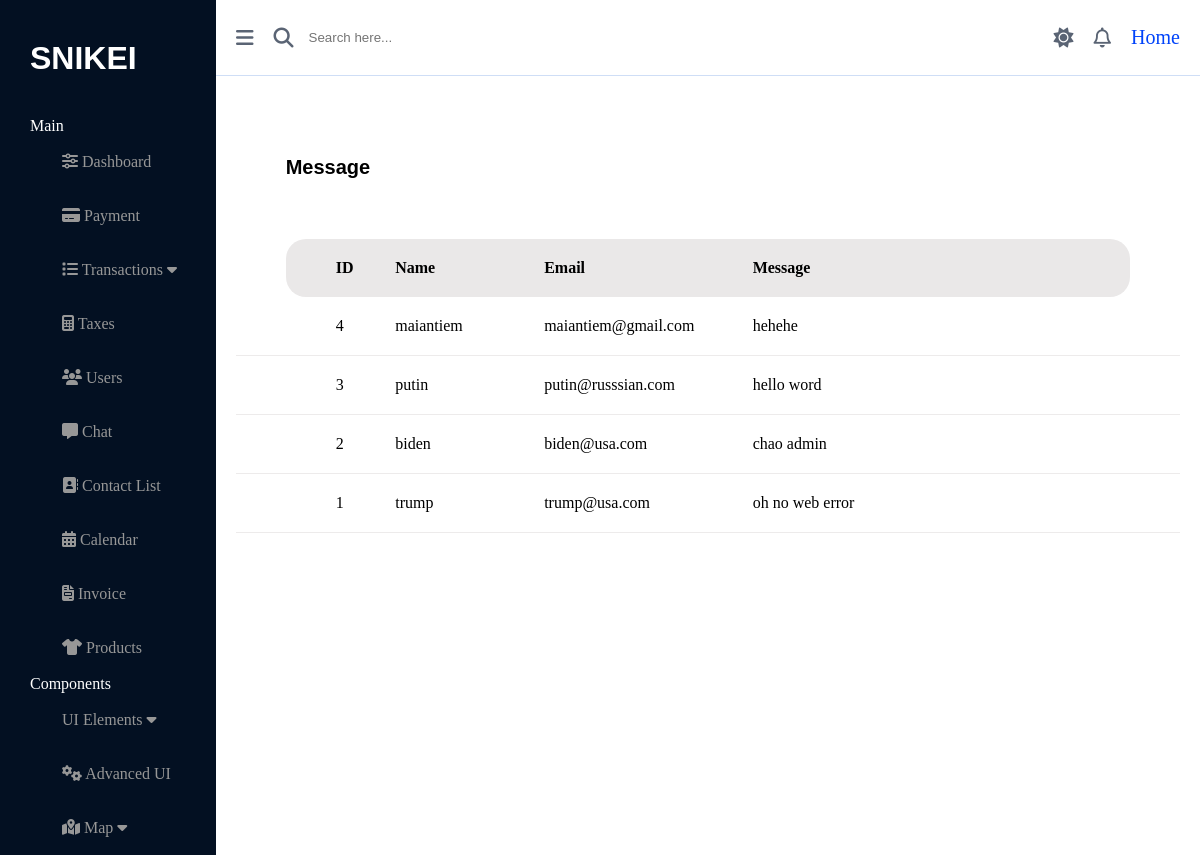
Screenshot of /admin/messages (signed in) with the database file from the repository.
### tables this page shows
CREATE TABLE `contacts` (
  `id` int NOT NULL AUTO_INCREMENT,
  `name` varchar(100) DEFAULT NULL,
  `email` varchar(150) DEFAULT NULL,
  `message` text,
  `created_at` datetime DEFAULT CURRENT_TIMESTAMP,
  PRIMARY KEY (`id`)
);

### app/Core/Controller.php (called while the page is built, shortened)
<?php
class Controller
{
    protected function view(string $view, array $data = []): void
    {
        extract($data, EXTR_SKIP);
        require_once __DIR__ . '/../views/' . $view . '.php';
    }
}

### app/controllers/AdminController.php (called while the page is built, shortened)
<?php
class AdminController extends Controller {
    public function messages() {
        $contactModel = new Contact();
        $messages = $contactModel->getAllMessages();
        $this->view('admin/message', compact('messages'));
    }
}
?>

### app/models/Database.php (called while the page is built, shortened)
<?php
class Database {
    private static $instance = null;
    private $pdo;
    private function __construct() {
        $host = 'localhost';
        $db = 'snikei';
        $user = 'root';
        $pass = '123456';
        $charset = 'utf8mb4';
        $dsn = "mysql:host=$host;dbname=$db;charset=$charset";
        $options = [
            PDO::ATTR_ERRMODE            => PDO::ERRMODE_EXCEPTION,
            PDO::ATTR_DEFAULT_FETCH_MODE => PDO::FETCH_ASSOC,
            PDO::ATTR_EMULATE_PREPARES   => false,
        ];
        try {
            $this->pdo = new PDO($dsn, $user, $pass, $options);
        } catch (PDOException $e) {
            throw new PDOException($e->getMessage(), (int)$e->getCode());
        }
    }
    public static function getInstance() {
        if (self::$instance == null) {
            self::$instance = new Database();
        }
        return self::$instance;
    }
    public function getConnection() {
        return $this->pdo;
    }
}
?>

### app/models/Contact.php (called while the page is built, shortened)
<?php
class Contact {
    private $db;
    public function __construct() {
        $this->db = Database::getInstance()->getConnection();
    }
    public function getAllMessages() {
        $stmt = $this->db->query("SELECT * FROM contacts ORDER BY id DESC");
        return $stmt->fetchAll();
    }
}
?>

### app/views/admin/message.php (the view, shortened to what this page needs)
<!DOCTYPE html>
<html lang="en">
<head>
    <link rel="stylesheet" href="https://cdnjs.cloudflare.com/ajax/libs/font-awesome/6.5.0/css/all.min.css">
    <link rel="stylesheet" href="<?= BASE_URL ?>/assets/css/style_admin/style_sidebar.css">
    <link rel="stylesheet" href="<?= BASE_URL ?>/assets/css/style_admin/style_message.css">
</head>
<body>
    <?php include __DIR__ . "/../includes/sidebar.php"; ?>
    <div class="main">
        <div class="main-header">
            <div class="header-left">
                <i class="fa-solid fa-bars menu-btn"></i>
                <div class="search-box">
                    <i class="fa-solid fa-magnifying-glass"></i>
                    <input type="text" placeholder="Search here...">
                </div>
            </div>
            <div class="header-right">
                <i class="fa-solid fa-sun"></i>
                <i class="fa-regular fa-bell"></i>
                <a href="<?= BASE_URL ?>">Home</a>
            </div>
        </div>
        <div class="mess-container">
            <div class="mess-header">
                <h2>Message</h2>
            </div>
            <div class="mess-table">
                <div class="table-head">
                    <span>ID</span>
                    <span>Name</span>
                    <span>Email</span>
                    <span>Message</span>
                </div>
                <?php foreach ($messages as $message): ?>
                <div class="table-row">
                    <span><?php echo $message['id']; ?></span>
                    <span><?php echo $message['name']; ?></span>
                    <span><?php echo $message['email']; ?></span>
                    <span><?php echo $message['message']; ?></span>
                </div>
                <?php endforeach; ?>
            </div>
        </div>
    </div>
</body>
</html>

### public/assets/css/style_admin/style_message.css (style rules this page uses)
* { margin: 0; padding: 0; box-sizing: border-box; }
body { display: flex; flex-direction: row; }
.main { width: 82%; display: flex; flex-direction: column; }
.main-header { display: flex; flex-direction: row; border-bottom: 1px solid rgb(207, 222, 246); align-items: center; padding: 20px 0; font-size: 20px; color: rgb(90, 100, 116); }
.main-header .header-left { display: flex; flex-direction: row; align-items: center; padding: 0 20px; }
.header-left .search-box { display: flex; flex-direction: row; align-items: center; margin-left: 20px; }
.search-box input { padding: 10px; width: 400px; border: none; border-radius: 20px; margin-left: 5px; }
.main-header .header-right { display: flex; flex-direction: row; align-items: center; margin-left: auto; gap: 20px; padding-right: 20px; }
.header-right a { text-decoration: none; color: rgb(0, 67, 250); }
.mess-container { display: flex; flex-direction: column; margin: 2%; border-radius: 10px; background-color: white; }
.mess-container .mess-header { display: flex; flex-direction: row; padding: 30px; justify-content: space-between; }
.mess-table { display: flex; flex-direction: column; }
.mess-header h2 { font-family: "Franklin Gothic Medium", "Arial Narrow", Arial, sans-serif; font-size: 20px; margin: 30px 20px; }
.table-head { display: flex; flex-direction: row; justify-content: space-between; margin: 0 50px; padding: 20px 50px; background-color: rgb(234, 232, 232); border-radius: 20px; font-weight: bold; font-family: Cambria, Cochin, Georgia, Times, "Times New Roman", serif; }
.table-row { display: flex; flex-direction: row; padding: 20px 100px; justify-content: space-between; border-bottom: 1px solid rgb(237, 235, 235); }
.table-head span:nth-child(1), .table-row span:nth-child(1) { width: 8%; }
.table-head span:nth-child(2), .table-row span:nth-child(2) { width: 20%; }
.table-head span:nth-child(3), .table-row span:nth-child(3) { width: 28%; }
.table-head span:nth-child(4), .table-row span:nth-child(4) { width: 44%; }
span { display: flex; justify-content: start; }

### rows the page displays
contacts: id "4", name "maiantiem", email "maiantiem@gmail.com", message "hehehe"
contacts: id "3", name "putin", email "putin@russsian.com", message "hello word"
contacts: id "2", name "biden", email "biden@usa.com", message "chao admin"
contacts: id "1", name "trump", email "trump@usa.com", message "oh no web error"
